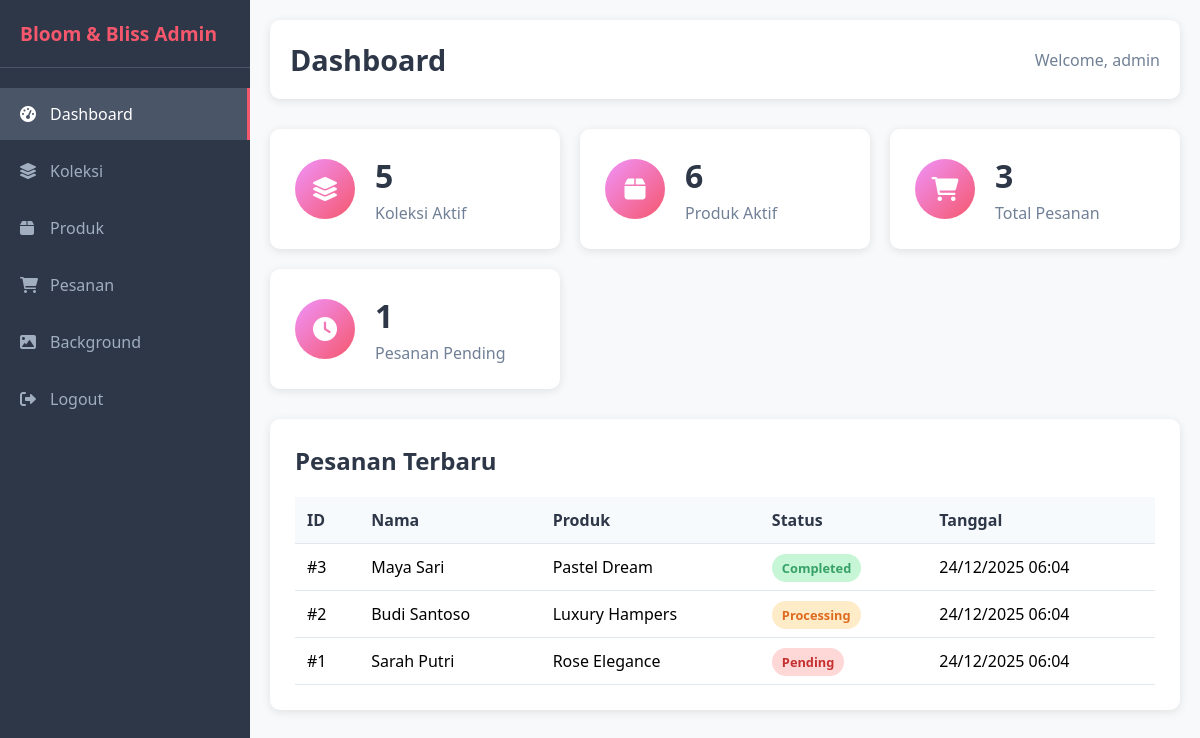
Page /admin/dashboard.php (signed in) on the committed database.
### tables this page shows
CREATE TABLE orders (
    id INT AUTO_INCREMENT PRIMARY KEY,
    name VARCHAR(255) NOT NULL,
    phone VARCHAR(20) NOT NULL,
    address TEXT NOT NULL,
    product VARCHAR(255),
    notes TEXT,
    status ENUM('pending', 'processing', 'completed') DEFAULT 'pending',
    created_at TIMESTAMP DEFAULT CURRENT_TIMESTAMP,
    updated_at TIMESTAMP DEFAULT CURRENT_TIMESTAMP ON UPDATE CURRENT_TIMESTAMP
);

### admin/dashboard.php (the view, shortened to what this page needs)
<?php
$database = new Database();
$db = $database->getConnection();
$stats = [];
$stats['collections'] = $db->query("SELECT COUNT(*) FROM collections WHERE status='active'")->fetchColumn();
$stats['products'] = $db->query("SELECT COUNT(*) FROM products WHERE status='active'")->fetchColumn();
$stats['orders'] = $db->query("SELECT COUNT(*) FROM orders")->fetchColumn();
$stats['pending_orders'] = $db->query("SELECT COUNT(*) FROM orders WHERE status='pending'")->fetchColumn();
?>
<!DOCTYPE html>
<html>
<head>
    <link rel="stylesheet" href="admin-style.css">
    <link rel="stylesheet" href="https://cdnjs.cloudflare.com/ajax/libs/font-awesome/6.0.0/css/all.min.css">
</head>
<body>
    <div class="admin-container">
        <nav class="sidebar">
            <div class="logo">
                <h3>Bloom & Bliss Admin</h3>
            </div>
            <ul class="nav-menu">
                <li><a href="dashboard.php" class="active"><i class="fas fa-tachometer-alt"></i> Dashboard</a></li>
                <li><a href="collections.php"><i class="fas fa-layer-group"></i> Koleksi</a></li>
                <li><a href="products.php"><i class="fas fa-box"></i> Produk</a></li>
                <li><a href="orders.php"><i class="fas fa-shopping-cart"></i> Pesanan</a></li>
                <li><a href="backgrounds.php"><i class="fas fa-image"></i> Background</a></li>
                <li><a href="logout.php"><i class="fas fa-sign-out-alt"></i> Logout</a></li>
            </ul>
        </nav>
        <main class="main-content">
            <header class="top-bar">
                <h1>Dashboard</h1>
                <div class="user-info">
                    Welcome, <?php echo $_SESSION['admin_username']; ?>
                </div>
            </header>
            <div class="dashboard-stats">
                <div class="stat-card">
                    <div class="stat-icon"><i class="fas fa-layer-group"></i></div>
                    <div class="stat-info">
                        <h3><?php echo $stats['collections']; ?></h3>
                        <p>Koleksi Aktif</p>
                    </div>
                </div>
                <div class="stat-card">
                    <div class="stat-icon"><i class="fas fa-box"></i></div>
                    <div class="stat-info">
                        <h3><?php echo $stats['products']; ?></h3>
                        <p>Produk Aktif</p>
                    </div>
                </div>
                <div class="stat-card">
                    <div class="stat-icon"><i class="fas fa-shopping-cart"></i></div>
                    <div class="stat-info">
                        <h3><?php echo $stats['orders']; ?></h3>
                        <p>Total Pesanan</p>
                    </div>
                </div>
                <div class="stat-card">
                    <div class="stat-icon"><i class="fas fa-clock"></i></div>
                    <div class="stat-info">
                        <h3><?php echo $stats['pending_orders']; ?></h3>
                        <p>Pesanan Pending</p>
                    </div>
                </div>
            </div>
            <div class="recent-orders">
                <h2>Pesanan Terbaru</h2>
                <div class="table-container">
                    <table>
                        <thead>
                            <tr>
                                <th>ID</th>
                                <th>Nama</th>
                                <th>Produk</th>
                                <th>Status</th>
                                <th>Tanggal</th>
                            </tr>
                        </thead>
                        <tbody>
                            <?php
                            $query = "SELECT * FROM orders ORDER BY created_at DESC LIMIT 5";
                            $stmt = $db->prepare($query);
                            $stmt->execute();
                            while ($row = $stmt->fetch(PDO::FETCH_ASSOC)):
                            ?>
                            <tr>
                                <td>#<?php echo $row['id']; ?></td>
                                <td><?php echo htmlspecialchars($row['name']); ?></td>
                                <td><?php echo htmlspecialchars($row['product']); ?></td>
                                <td><span class="status <?php echo $row['status']; ?>"><?php echo ucfirst($row['status']); ?></span></td>
                                <td><?php echo date('d/m/Y H:i', strtotime($row['created_at'])); ?></td>
                            </tr>
                            <?php endwhile; ?>
                        </tbody>
                    </table>
                </div>
            </div>
        </main>
    </div>
</body>
</html>

### admin/admin-style.css (style rules this page uses)
* { margin: 0; padding: 0; box-sizing: border-box; }
body { font-family: 'Segoe UI', Tahoma, Geneva, Verdana, sans-serif; background: #f8f9fa; }
.admin-container { display: flex; min-height: 100vh; }
.sidebar { width: 250px; background: #2d3748; color: white; position: fixed; height: 100vh; overflow-y: auto; }
.logo { padding: 20px; border-bottom: 1px solid #4a5568; }
.logo h3 { color: #f5576c; font-size: 1.2rem; }
.nav-menu { list-style: none; padding: 20px 0; }
.nav-menu li { margin-bottom: 5px; }
.nav-menu a { display: flex; align-items: center; padding: 15px 20px; color: #a0aec0; text-decoration: none; transition: all 0.3s ease; }
.nav-menu a:hover, .nav-menu a.active { background: #4a5568; color: white; border-right: 3px solid #f5576c; }
.nav-menu i { margin-right: 10px; width: 20px; }
.main-content { flex: 1; margin-left: 250px; padding: 20px; }
.top-bar { display: flex; justify-content: space-between; align-items: center; background: white; padding: 20px; border-radius: 10px; box-shadow: 0 2px 10px rgba(0,0,0,0.1); margin-bottom: 30px; }
.top-bar h1 { color: #2d3748; font-size: 1.8rem; }
.user-info { color: #718096; font-weight: 500; }
.dashboard-stats { display: grid; grid-template-columns: repeat(auto-fit, minmax(250px, 1fr)); gap: 20px; margin-bottom: 30px; }
.stat-card { background: white; padding: 25px; border-radius: 10px; box-shadow: 0 2px 10px rgba(0,0,0,0.1); display: flex; align-items: center; gap: 20px; }
.stat-icon { width: 60px; height: 60px; background: linear-gradient(135deg, #f093fb 0%, #f5576c 100%); border-radius: 50%; display: flex; align-items: center; justify-content: center; color: white; font-size: 1.5rem; }
.stat-info h3 { font-size: 2rem; color: #2d3748; margin-bottom: 5px; }
.stat-info p { color: #718096; font-weight: 500; }
.recent-orders { background: white; padding: 25px; border-radius: 10px; box-shadow: 0 2px 10px rgba(0,0,0,0.1); }
.recent-orders h2 { color: #2d3748; margin-bottom: 20px; font-size: 1.5rem; }
.table-container { overflow-x: auto; }
table { width: 100%; border-collapse: collapse; }
th, td { padding: 12px; text-align: left; border-bottom: 1px solid #e2e8f0; }
th { background: #f7fafc; font-weight: 600; color: #2d3748; }
.status { padding: 5px 10px; border-radius: 20px; font-size: 0.8rem; font-weight: 600; }
.status.pending { background: #fed7d7; color: #c53030; }
.status.processing { background: #feebc8; color: #dd6b20; }
.status.completed { background: #c6f6d5; color: #38a169; }

### rows in the picture
orders: id "3", name "Maya Sari", product "Pastel Dream", status "Completed", created_at "24/12/2025 06:04"
orders: id "2", name "Budi Santoso", product "Luxury Hampers", status "Processing", created_at "24/12/2025 06:04"
orders: id "1", name "Sarah Putri", product "Rose Elegance", status "Pending", created_at "24/12/2025 06:04"

### other values in the picture
$_SESSION['admin_username'] "admin"
$stats['collections'] "5"
$stats['products'] "6"
$stats['orders'] "3"
$stats['pending_orders'] "1"
